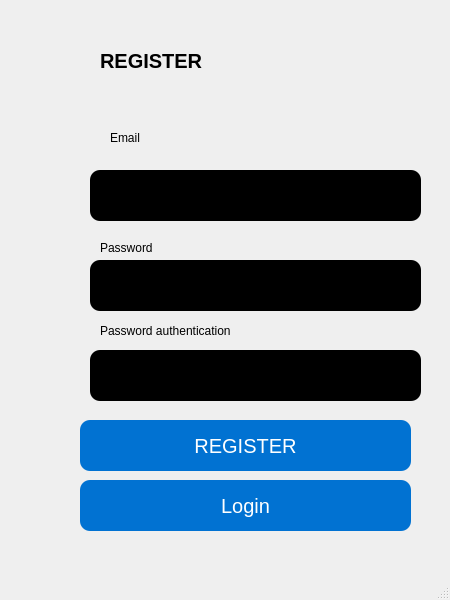
<?xml version="1.0" encoding="UTF-8"?>
<ui version="4.0">
 <class>MainWindow</class>
 <widget class="QMainWindow" name="MainWindow">
  <property name="geometry">
   <rect>
    <x>0</x>
    <y>0</y>
    <width>450</width>
    <height>600</height>
   </rect>
  </property>
  <property name="windowTitle">
   <string>MainWindow</string>
  </property>
  <widget class="QWidget" name="centralwidget">
   <widget class="QLabel" name="label_4">
    <property name="geometry">
     <rect>
      <x>100</x>
      <y>30</y>
      <width>151</width>
      <height>61</height>
     </rect>
    </property>
    <property name="font">
     <font>
      <pointsize>15</pointsize>
      <weight>75</weight>
      <bold>true</bold>
     </font>
    </property>
    <property name="styleSheet">
     <string notr="true">font-size:15</string>
    </property>
    <property name="text">
     <string>REGISTER</string>
    </property>
   </widget>
   <widget class="QLineEdit" name="txtemail_2">
    <property name="geometry">
     <rect>
      <x>90</x>
      <y>170</y>
      <width>331</width>
      <height>51</height>
     </rect>
    </property>
    <property name="styleSheet">
     <string notr="true">border-radius : 10;
background-color: black;

	






































































</string>
    </property>
   </widget>
   <widget class="QLabel" name="label_5">
    <property name="geometry">
     <rect>
      <x>110</x>
      <y>130</y>
      <width>55</width>
      <height>16</height>
     </rect>
    </property>
    <property name="text">
     <string>Email</string>
    </property>
   </widget>
   <widget class="QLabel" name="label_6">
    <property name="geometry">
     <rect>
      <x>100</x>
      <y>240</y>
      <width>55</width>
      <height>16</height>
     </rect>
    </property>
    <property name="text">
     <string>Password</string>
    </property>
   </widget>
   <widget class="QLineEdit" name="txtpassword_2">
    <property name="geometry">
     <rect>
      <x>90</x>
      <y>260</y>
      <width>331</width>
      <height>51</height>
     </rect>
    </property>
    <property name="styleSheet">
     <string notr="true">border-radius : 10;
background-color: black;
</string>
    </property>
   </widget>
   <widget class="QPushButton" name="btnRegister_2">
    <property name="geometry">
     <rect>
      <x>80</x>
      <y>420</y>
      <width>331</width>
      <height>51</height>
     </rect>
    </property>
    <property name="font">
     <font>
      <pointsize>15</pointsize>
     </font>
    </property>
    <property name="styleSheet">
     <string notr="true">background-color: #0172d2 ;
border-radius  : 10;
color: white;</string>
    </property>
    <property name="text">
     <string>REGISTER</string>
    </property>
   </widget>
   <widget class="QPushButton" name="btnLogin">
    <property name="geometry">
     <rect>
      <x>80</x>
      <y>480</y>
      <width>331</width>
      <height>51</height>
     </rect>
    </property>
    <property name="font">
     <font>
      <pointsize>15</pointsize>
     </font>
    </property>
    <property name="styleSheet">
     <string notr="true">background-color: #0172d2 ;
border-radius  : 10;
color: white;</string>
    </property>
    <property name="text">
     <string>Login</string>
    </property>
   </widget>
   <widget class="QLineEdit" name="txtpassword_3">
    <property name="geometry">
     <rect>
      <x>90</x>
      <y>350</y>
      <width>331</width>
      <height>51</height>
     </rect>
    </property>
    <property name="styleSheet">
     <string notr="true">border-radius : 10;
background-color: black;
</string>
    </property>
   </widget>
   <widget class="QLabel" name="label_7">
    <property name="geometry">
     <rect>
      <x>100</x>
      <y>320</y>
      <width>141</width>
      <height>21</height>
     </rect>
    </property>
    <property name="text">
     <string>Password authentication</string>
    </property>
   </widget>
  </widget>
  <widget class="QMenuBar" name="menubar">
   <property name="geometry">
    <rect>
     <x>0</x>
     <y>0</y>
     <width>450</width>
     <height>26</height>
    </rect>
   </property>
  </widget>
  <widget class="QStatusBar" name="statusbar"/>
 </widget>
 <resources/>
 <connections/>
</ui>
